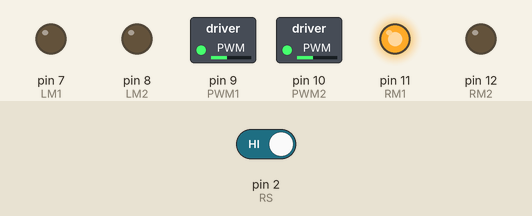
Bench run of a sketch on a simulated Arduino Uno, built with avr-gcc and run on an emulated ATmega328P. Parts: switched loads named in the sketch (green lamp = pin HIGH), output pins drawn as LEDs (lit = HIGH). Inputs (shaded band) come from the test bench; at power-on: pin 2 (RS) HIGH.

Above: at 1.2 s.
1.3 s: pin 2 (RS) driven LOW
At 2.5 s:
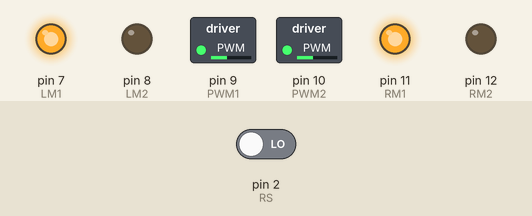
2.8 s: pin 2 (RS) driven HIGH
At 3.7 s:
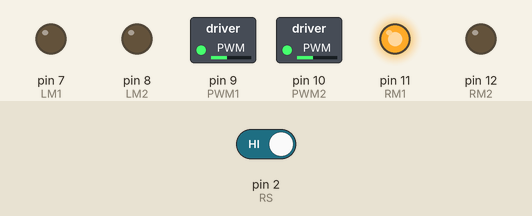
Timing chart, 0 to 5.8 s (numbered marks = the images above; inputs shaded):
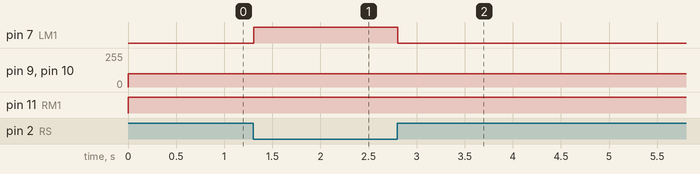

The sketch:

LInefollower_robot.ino
```cpp
int LS = 1; //left sensor
int RS = 2; //right sensor
int LM1 = 7; // left motor 1
int LM2 = 8; // left motor 2
int PWM1 = 9;  //PWM for LM
int PWM2 = 10; // PWM for RM
int RM1 = 11; // right motor 1
int RM2 = 12; // right motor 2

void setup() {
  // put your setup code here, to run once
  pinMode(LS,INPUT);
  pinMode(RS,INPUT);
  pinMode(LM1,OUTPUT);
  pinMode(LM2,OUTPUT);
  pinMode(RM1,OUTPUT);
  pinMode(RM2,OUTPUT);
  pinMode(PWM1,OUTPUT);
  pinMode(PWM2,OUTPUT);

  Serial.begin(9600);

}

void loop() {
  // put your main code here, to run repeatedly
if((digitalRead(LS) ==0) && (digitalRead(RS) == 0))
{
  digitalWrite(LM1,HIGH); //forward
  digitalWrite(LM2,LOW);
  digitalWrite(RM1,HIGH);
  digitalWrite(RM2,LOW);

  analogWrite (PWM1,100);
  analogWrite (PWM2,100);

   delay(10);
}
if((digitalRead(LS) ==1) && (digitalRead(RS) == 0))
{
  digitalWrite(LM1,HIGH); //left
  digitalWrite(LM2,LOW);
  digitalWrite(RM1,LOW);
  digitalWrite(RM2,LOW);


  analogWrite (PWM1,100);
  analogWrite (PWM2,100);

   delay(10);
}
if((digitalRead(LS) ==0) && (digitalRead(RS) == 1))
{
  digitalWrite(LM1,LOW); //right
  digitalWrite(LM2,LOW);
  digitalWrite(RM1,HIGH);
  digitalWrite(RM2,LOW);


  analogWrite (PWM1,100);
  analogWrite (PWM2,100);

   delay(10);
}
if((digitalRead(LS) ==1) && (digitalRead(RS) == 1))
{
  analogWrite (PWM1,0); //stop
  analogWrite (PWM2,0);
}
}
```

Measured:
- after the input at 1.3 s, pin 7 (LM1): LOW → HIGH at once
- after the input at 2.8 s, pin 7 (LM1): HIGH → LOW at once
